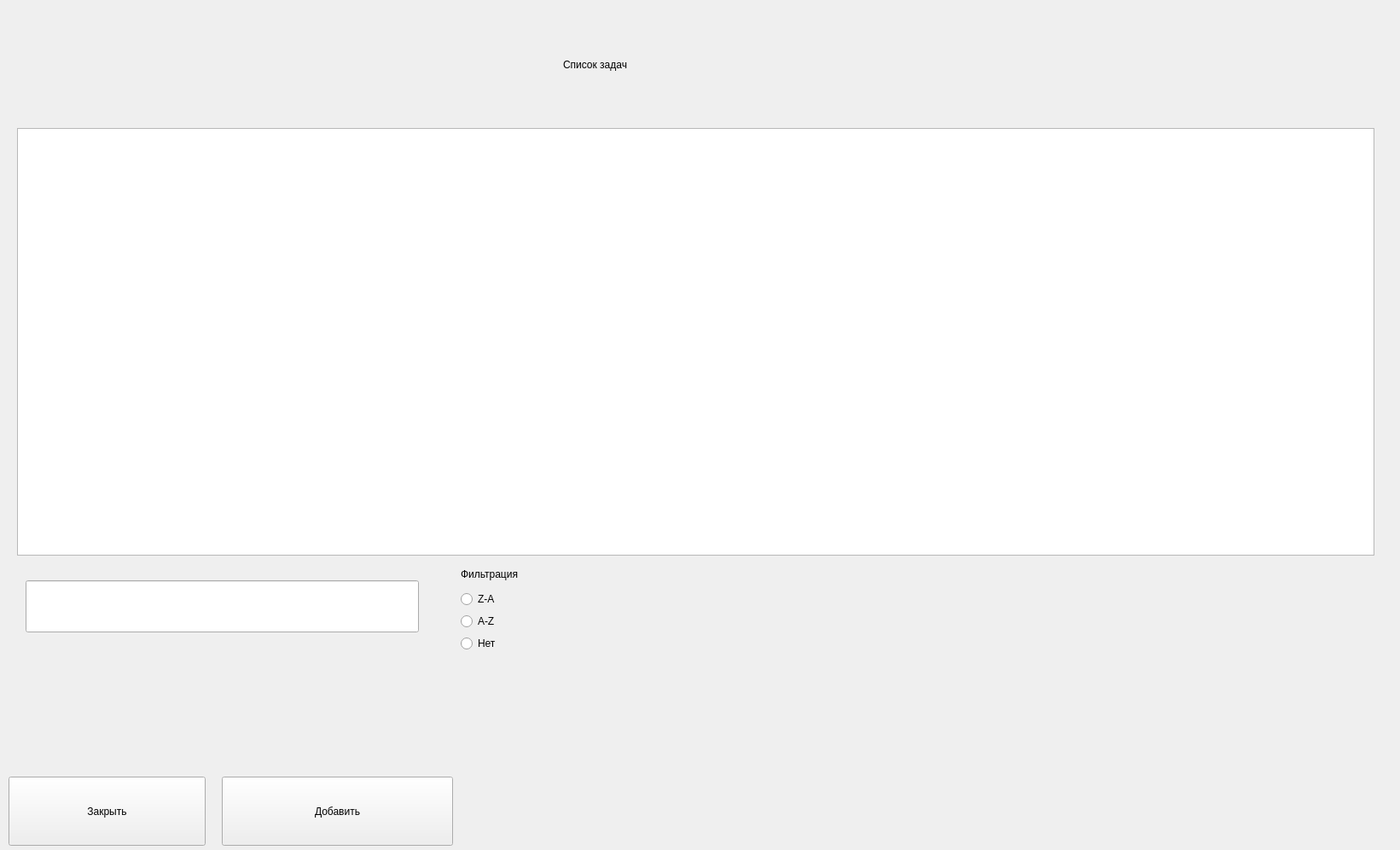
<?xml version="1.0" encoding="UTF-8"?>
<ui version="4.0">
 <class>TasksWindow</class>
 <widget class="QMainWindow" name="TasksWindow">
  <property name="geometry">
   <rect>
    <x>0</x>
    <y>0</y>
    <width>1641</width>
    <height>996</height>
   </rect>
  </property>
  <property name="windowTitle">
   <string>MainWindow</string>
  </property>
  <widget class="QWidget" name="centralwidget">
   <widget class="QLabel" name="title">
    <property name="geometry">
     <rect>
      <x>660</x>
      <y>20</y>
      <width>461</width>
      <height>111</height>
     </rect>
    </property>
    <property name="text">
     <string>Список задач</string>
    </property>
   </widget>
   <widget class="QPushButton" name="exit">
    <property name="geometry">
     <rect>
      <x>10</x>
      <y>910</y>
      <width>231</width>
      <height>81</height>
     </rect>
    </property>
    <property name="text">
     <string>Закрыть</string>
    </property>
   </widget>
   <widget class="QPushButton" name="add">
    <property name="geometry">
     <rect>
      <x>260</x>
      <y>910</y>
      <width>271</width>
      <height>81</height>
     </rect>
    </property>
    <property name="text">
     <string>Добавить</string>
    </property>
   </widget>
   <widget class="QListWidget" name="taskListWidget">
    <property name="enabled">
     <bool>true</bool>
    </property>
    <property name="geometry">
     <rect>
      <x>20</x>
      <y>150</y>
      <width>1591</width>
      <height>501</height>
     </rect>
    </property>
    <property name="font">
     <font>
      <family>Arial</family>
      <pointsize>1</pointsize>
     </font>
    </property>
    <property name="autoScroll">
     <bool>false</bool>
    </property>
    <property name="showDropIndicator" stdset="0">
     <bool>false</bool>
    </property>
   </widget>
   <widget class="QLineEdit" name="search">
    <property name="geometry">
     <rect>
      <x>30</x>
      <y>680</y>
      <width>461</width>
      <height>61</height>
     </rect>
    </property>
   </widget>
   <widget class="QWidget" name="layoutWidget">
    <property name="geometry">
     <rect>
      <x>540</x>
      <y>660</y>
      <width>69</width>
      <height>104</height>
     </rect>
    </property>
    <layout class="QVBoxLayout" name="verticalLayout_2">
     <item>
      <widget class="QLabel" name="label">
       <property name="text">
        <string>Фильтрация</string>
       </property>
      </widget>
     </item>
     <item>
      <layout class="QVBoxLayout" name="verticalLayout">
       <item>
        <widget class="QRadioButton" name="filterZA">
         <property name="text">
          <string>Z-A</string>
         </property>
        </widget>
       </item>
       <item>
        <widget class="QRadioButton" name="filterAZ">
         <property name="text">
          <string>A-Z</string>
         </property>
        </widget>
       </item>
       <item>
        <widget class="QRadioButton" name="filterNo">
         <property name="text">
          <string>Нет</string>
         </property>
        </widget>
       </item>
      </layout>
     </item>
    </layout>
   </widget>
  </widget>
 </widget>
 <resources/>
 <connections/>
</ui>
